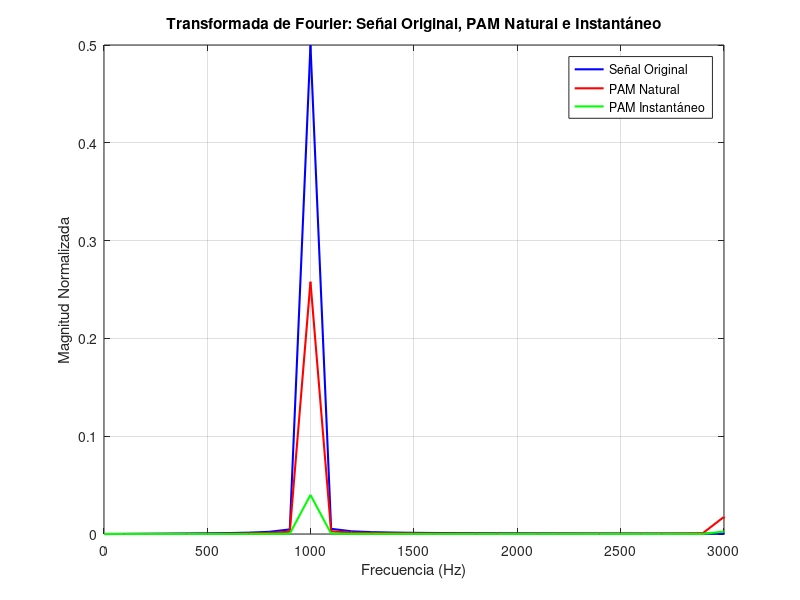

Write the MATLAB code that produced this figure.
fc = 1000;
A = 1;
fs = 8000;
d = 0.5;
sample_rate = 100000;
t_final = 0.01;

t = 0:1/sample_rate:t_final;
m_t = A * sin(2*pi*fc*t);  

Ts = 1/fs;
num_samples = floor(t_final * fs);

pam_natural = zeros(size(t));
pam_instant = zeros(size(t));

for i = 1:num_samples
    t_start = (i-1)*Ts;
    t_end = t_start + d*Ts;

    if t_end > t_final
        t_end = t_final;
    end

    idx_start = find(t >= t_start, 1);
    idx_end = find(t >= t_end, 1);
    
    if isempty(idx_end)
        idx_end = length(t);
    end

    sample_value = m_t(idx_start);

    pam_natural(idx_start:idx_end-1) = sample_value;

    pam_instant(idx_start) = sample_value;
end

% FFT de cada señal

N = length(t);
f = (0:N-1)*(sample_rate/N);

M_f = abs(fft(m_t))/N;
PAMnat_f = abs(fft(pam_natural))/N;
PAMinst_f = abs(fft(pam_instant))/N;

% parte positiva
half = floor(N/2);

f_plot = f(1:half);
M_f_plot = M_f(1:half);
PAMnat_f_plot = PAMnat_f(1:half);
PAMinst_f_plot = PAMinst_f(1:half);


figure;
plot(f_plot, M_f_plot, 'b', 'LineWidth', 1.5); hold on;
plot(f_plot, PAMnat_f_plot, 'r', 'LineWidth', 1.5);
plot(f_plot, PAMinst_f_plot, 'g', 'LineWidth', 1.5);

xlim([0 3000]);
xlabel('Frecuencia (Hz)');
ylabel('Magnitud Normalizada');
title('Transformada de Fourier: Señal Original, PAM Natural e Instantáneo');
legend('Señal Original', 'PAM Natural', 'PAM Instantáneo');
grid on;
